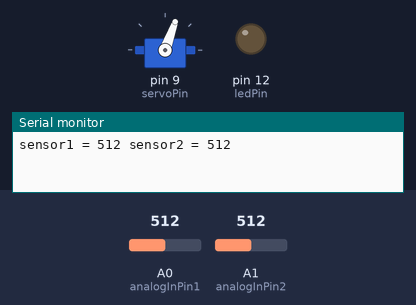
A sketch run on a simulated Arduino Uno, built with avr-gcc and run on an emulated ATmega328P. On the bench: servo, output pins drawn as LEDs (lit = HIGH), the last lines printed to the serial monitor. The test bench sets the inputs (shaded band); at power-on: A0 (analogInPin1) = 512, A1 (analogInPin2) = 512.

Above: at 0.2 s.
1.4 s: A0 (analogInPin1) set to 334
7.8 s: A0 (analogInPin1) set to 303
At 12.2 s:
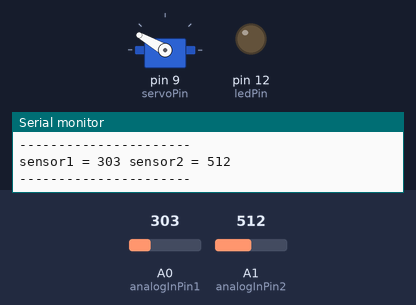
18.4 s: A1 (analogInPin2) set to 107
24.6 s: A1 (analogInPin2) set to 96
At 27.1 s:
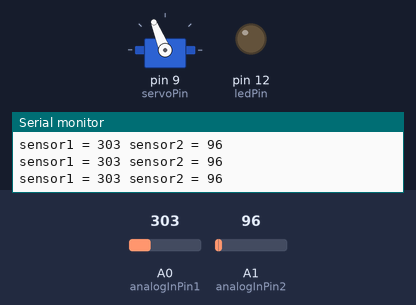
30.8 s: A1 (analogInPin2) set to 122
At 32.01 s:
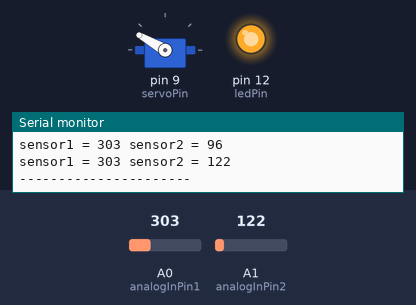
38.8 s: A1 (analogInPin2) set to 90
At 42.5 s:
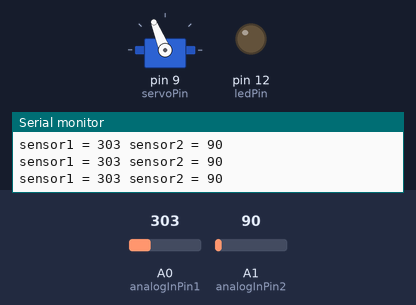
Timing chart, 0 to 44.0 s (numbered marks = the images above; inputs shaded):
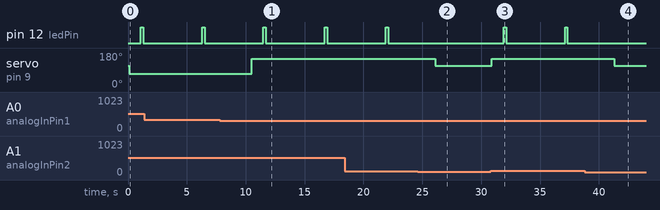

The sketch:

arduinouno-code.ino
```cpp
#include <Servo.h>

Servo servo; // Create a servo object

const int servoPin = 9; // Pin number where the servo signal wire is connected
const int ledPin = 12; // Pin number where the LED is connected


// These constants won't change. They're used to give names to the pins used:
const int analogInPin1 = A0;  // Analog input pin that the potentiometer is attached to
const int analogInPin2 = A1;  // Analog input pin that the potentiometer is attached to
// const int analogOutPin = 9;  // Analog output pin that the LED is attached to

int sensorValue1 = 0;  // value read from the pot
int sensorValue2 = 0;  // value read from the pot
// int outputValue = 0;  // value output to the PWM (analog out)

void setup() {
  // initialize serial communications at 9600 bps:
  Serial.begin(9600);
  servo.attach(servoPin); // Attach the servo to the specified pin
  pinMode(ledPin, OUTPUT); // Set the LED pin as an output
  servo.write(112);
  digitalWrite(ledPin, LOW);
  delay(100);// Turn the LED on (HIGH voltage)
}

void loop() {
  // read the analog in value:
  sensorValue1 = analogRead(analogInPin1);
  sensorValue2 = analogRead(analogInPin2);

  Serial.print("sensor1 = ");Serial.print(sensorValue1);Serial.print(" sensor2 = ");Serial.print(sensorValue2);Serial.println("");

  if (sensorValue1 > 315){
    servo.write(70);delay(1000);Serial.println("----------------------");
    digitalWrite(ledPin, HIGH); delay(200);// Turn the LED on (HIGH voltage)
    digitalWrite(ledPin, LOW); delay(4000);// Turn the LED on (HIGH voltage)

  }

  else if (sensorValue2 > 100){
    servo.write(150);delay(1000);Serial.println("----------------------");
    digitalWrite(ledPin, HIGH); delay(200);// Turn the LED on (HIGH voltage)
    digitalWrite(ledPin, LOW); delay(4000);// Turn the LED on (HIGH voltage)

  }
  else {
    servo.write(112);delay(250);
    digitalWrite(ledPin, LOW); // Turn the LED off (LOW voltage)
  }


  delay(2);
}
```

Measured:
- the behaviour switches between 316 and 315 on A0 (analogInPin1) (found by bisection; images 0 and 1)
- the behaviour switches between 101 and 100 on A1 (analogInPin2) (found by bisection; images 1 and 2)
- after the input at 7.8 s, servo on pin 9 (servoPin): 70° → 150° after 2.7 s
- after the input at 24.6 s, pin 12 (ledPin): stays LOW (without the input it goes to HIGH after 2.5 s); servo on pin 9 (servoPin): 150° → 112° after 1.5 s
- after the input at 30.8 s, pin 12 (ledPin): alternates HIGH for 0.20 s and LOW for 5.0 s, starting after 1.1 s; servo on pin 9 (servoPin): 112° → 150° after 0.12 s
- after the input at 38.8 s, pin 12 (ledPin): stays LOW (without the input it goes to HIGH after 3.5 s); servo on pin 9 (servoPin): 150° → 112° after 2.5 s
- by itself, pin 12 (ledPin): alternates HIGH for 0.20 s and LOW for 5.0 s
